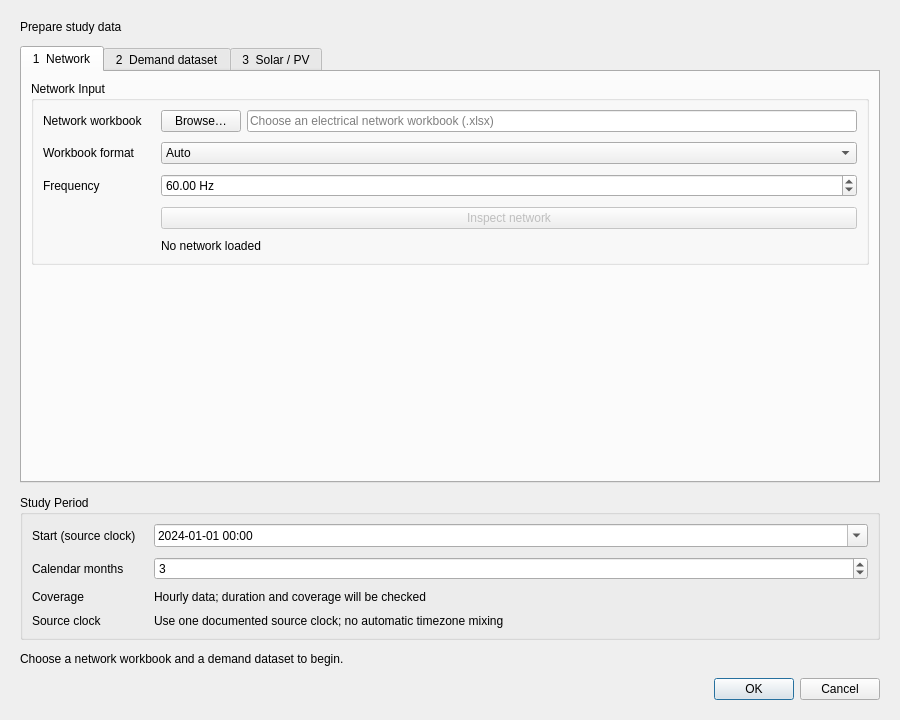
<?xml version='1.0' encoding='UTF-8'?>
<ui version="4.0">
 <class>LoadDataDialog</class>
 <widget class="QDialog" name="LoadDataDialog">
  <property name="geometry">
   <rect>
    <x>0</x>
    <y>0</y>
    <width>900</width>
    <height>720</height>
   </rect>
  </property>
  <property name="windowTitle">
   <string>Load Data</string>
  </property>
  <layout class="QVBoxLayout" name="verticalLayout" stretch="0,0,0,0,0">
   <item>
    <widget class="QLabel" name="lbl_load_help">
     <property name="wordWrap">
      <bool>true</bool>
     </property>
    <property name="text"><string>Prepare study data</string></property><property name="role" stdset="0"><string>title</string></property></widget>
   </item>
   <item>
    <widget class="QTabWidget" name="tabs_data">
     <property name="currentIndex">
      <number>0</number>
     </property>
     <widget class="QWidget" name="tab_network_data">
      <attribute name="title">
       <string>1  Network</string>
      </attribute>
      <layout class="QVBoxLayout" name="verticalLayout_2">
       <item>
        <widget class="QGroupBox" name="group_network_inputs">
         <property name="title">
          <string>Network Input</string>
         </property>
         <layout class="QFormLayout" name="formLayout">
          <item row="0" column="0">
           <widget class="QLabel" name="label">
            <property name="text">
             <string>Network workbook</string>
            </property>
           </widget>
          </item>
          <item row="0" column="1">
           <widget class="QWidget" name="panel_network_file" native="true">
            <layout class="QHBoxLayout" name="horizontalLayout">
             <property name="leftMargin">
              <number>0</number>
             </property>
             <property name="topMargin">
              <number>0</number>
             </property>
             <property name="rightMargin">
              <number>0</number>
             </property>
             <property name="bottomMargin">
              <number>0</number>
             </property>
             <item>
              <widget class="QPushButton" name="btn_browse_network">
               <property name="text"><string>Browse…</string></property></widget>
             </item>
             <item>
              <widget class="QLineEdit" name="edit_network_path">
               <property name="readOnly">
                <bool>true</bool>
               </property>
               <property name="clearButtonEnabled">
                <bool>false</bool>
               </property>
              <property name="placeholderText"><string>Choose an electrical network workbook (.xlsx)</string></property></widget>
             </item>
            </layout>
           </widget>
          </item>
          <item row="1" column="0">
           <widget class="QLabel" name="label_2">
            <property name="text">
             <string>Workbook format</string>
            </property>
           </widget>
          </item>
          <item row="1" column="1">
           <widget class="QComboBox" name="combo_network_format">
            <property name="currentIndex">
             <number>0</number>
            </property>
            <item>
             <property name="text">
              <string>Auto</string>
             </property>
            </item>
            <item>
             <property name="text">
              <string>Project</string>
             </property>
            </item>
            <item>
             <property name="text">
              <string>Bus / Branch</string>
             </property>
            </item>
           </widget>
          </item>
          <item row="2" column="0">
           <widget class="QLabel" name="label_3">
            <property name="text">
             <string>Frequency</string>
            </property>
           </widget>
          </item>
          <item row="2" column="1">
           <widget class="QDoubleSpinBox" name="spin_frequency_hz">
            <property name="specialValueText">
             <string>Set frequency</string>
            </property>
            <property name="keyboardTracking">
             <bool>false</bool>
            </property>
            <property name="suffix">
             <string> Hz</string>
            </property>
            <property name="maximum">
             <double>1000.000000000000000</double>
            </property>
           <property name="value"><double>60</double></property></widget>
          </item>
          <item row="3" column="1">
           <widget class="QPushButton" name="btn_load_network">
            <property name="enabled">
             <bool>false</bool>
            </property>
            <property name="text"><string>Inspect network</string></property></widget>
          </item>
          <item row="4" column="1">
           <widget class="QLabel" name="lbl_network_summary">
            <property name="text">
             <string>No network loaded</string>
            </property>
            <property name="role" stdset="0"><string>hint</string></property><property name="wordWrap"><bool>true</bool></property></widget>
          </item>
         <property name="horizontalSpacing"><number>18</number></property><property name="verticalSpacing"><number>10</number></property></layout>
        </widget>
       </item>
       <item>
        <spacer name="verticalSpacer">
         <property name="orientation">
          <enum>Qt::Orientation::Vertical</enum>
         </property>
         <property name="sizeHint" stdset="0">
          <size>
           <width>20</width>
           <height>265</height>
          </size>
         </property>
        </spacer>
       </item>
      </layout>
     </widget>
     <widget class="QWidget" name="tab_load_data">
      <attribute name="title">
       <string>2  Demand dataset</string>
      </attribute>
      <layout class="QVBoxLayout" name="verticalLayout_6">
       <item>
        <widget class="QWidget" name="panel_load_source" native="true">
         <layout class="QFormLayout" name="formLayout_4">
          <item row="0" column="0">
           <widget class="QLabel" name="label_8">
            <property name="text">
             <string>Demand input</string>
            </property>
           </widget>
          </item>
          <item row="0" column="1">
           <widget class="QComboBox" name="combo_load_source">
            <property name="currentIndex">
             <number>0</number>
            </property>
            <item>
             <property name="text">
              <string>Generate synthetic load</string>
             </property>
            </item>
            <item>
             <property name="text">
              <string>Import prepared GoiEner case folder</string>
             </property>
            </item>
           <property name="enabled"><bool>false</bool></property></widget>
          </item>
         <property name="horizontalSpacing"><number>18</number></property><property name="verticalSpacing"><number>10</number></property></layout>
        <property name="visible"><bool>false</bool></property></widget>
       </item>
       <item>
        <widget class="QWidget" name="panel_load_import" native="true">
         <property name="enabled">
          <bool>false</bool>
         </property>
         <layout class="QHBoxLayout" name="horizontalLayout_4">
          <item>
           <widget class="QPushButton" name="btn_browse_load">
            <property name="text"><string>Choose folder…</string></property></widget>
          </item>
          <item>
           <widget class="QLineEdit" name="edit_load_path">
            <property name="readOnly">
             <bool>true</bool>
            </property>
            <property name="placeholderText"><string>Choose a GoiEner distributed dataset folder</string></property></widget>
          </item>
         </layout>
        </widget>
       </item>
       <item>
        <widget class="QLabel" name="label_9">
         <property name="text"><string>Select one GoiEner case folder, or a parent folder to choose from its cases. All imported history is retained.</string></property><property name="role" stdset="0"><string>hint</string></property><property name="wordWrap"><bool>true</bool></property></widget>
       </item>
       <item>
        <widget class="QGroupBox" name="group_synthetic_load">
         <property name="title">
          <string>Synthetic Demand</string>
         </property>
         <layout class="QFormLayout" name="formLayout_5">
          <item row="0" column="0">
           <widget class="QLabel" name="label_10">
            <property name="text">
             <string>Method</string>
            </property>
           </widget>
          </item>
          <item row="0" column="1">
           <widget class="QLabel" name="lbl_load_method">
            <property name="text">
             <string>Normal hourly statistics from Ali / Shaaban / Sindi (2022), scaled to network base loads</string>
            </property>
            <property name="wordWrap">
             <bool>true</bool>
            </property>
           </widget>
          </item>
          <item row="1" column="0">
           <widget class="QLabel" name="label_11">
            <property name="text">
             <string>Synthetic-load seed</string>
            </property>
           </widget>
          </item>
          <item row="1" column="1">
           <widget class="QSpinBox" name="spin_load_seed">
            <property name="keyboardTracking">
             <bool>false</bool>
            </property>
            <property name="maximum">
             <number>2147483647</number>
            </property>
            <property name="value">
             <number>42</number>
            </property>
           </widget>
          </item>
         <property name="horizontalSpacing"><number>18</number></property><property name="verticalSpacing"><number>10</number></property></layout>
        </widget>
       </item>
       <item>
        <widget class="QLabel" name="lbl_load_status">
         <property name="text">
          <string>Demand input not validated</string>
         </property>
         <property name="role" stdset="0"><string>hint</string></property><property name="wordWrap"><bool>true</bool></property></widget>
       </item>
       <item><widget class="QGroupBox" name="group_dataset_clock"><property name="title"><string>Dataset clock</string></property><layout class="QFormLayout" name="layout_dataset_clock"><item row="0" column="0"><widget class="QLabel" name="lbl_edit_source_clock"><property name="text"><string>Load source clock (IANA/UTC)</string></property></widget></item><item row="0" column="1"><widget class="QLineEdit" name="edit_source_clock"><property name="placeholderText"><string>e.g. UTC or Asia/Riyadh</string></property></widget></item><item row="1" column="0" colspan="2"><widget class="QLabel" name="lbl_clock_hint"><property name="text"><string>Enter the actual clock used by the demand timestamps. This is required when the dataset does not declare one.</string></property><property name="wordWrap"><bool>true</bool></property><property name="role" stdset="0"><string>hint</string></property></widget></item><property name="horizontalSpacing"><number>18</number></property><property name="verticalSpacing"><number>10</number></property></layout></widget></item><item>
        <spacer name="verticalSpacer_3">
         <property name="orientation">
          <enum>Qt::Orientation::Vertical</enum>
         </property>
         <property name="sizeHint" stdset="0">
          <size>
           <width>20</width>
           <height>96</height>
          </size>
         </property>
        </spacer>
       </item>
      </layout>
     </widget>
    <widget class="QWidget" name="tab_pv_data">
      <attribute name="title">
       <string>3  Solar / PV</string>
      </attribute>
      <layout class="QVBoxLayout" name="verticalLayout_3">
       <item>
        <widget class="QScrollArea" name="scroll_pv_data">
         <property name="frameShape">
          <enum>QFrame::Shape::NoFrame</enum>
         </property>
         <property name="widgetResizable">
          <bool>true</bool>
         </property>
         <widget class="QWidget" name="contents_pv_data">
          <property name="geometry">
           <rect>
            <x>0</x>
            <y>0</y>
            <width>840</width>
            <height>530</height>
           </rect>
          </property>
          <layout class="QVBoxLayout" name="verticalLayout_5">
           <item>
            <widget class="QWidget" name="panel_pv_source_fields" native="true">
             <layout class="QFormLayout" name="formLayout_2">
              <item row="0" column="0">
               <widget class="QLabel" name="label_4">
                <property name="text"><string>Historical solar source</string></property></widget>
              </item>
              <item row="0" column="1">
               <widget class="QComboBox" name="combo_pv_source">
                 <item><property name="text"><string>NASA POWER - automatic history</string></property><property name="userData"><string>auto_nasa_power</string></property></item>
                 <item><property name="text"><string>Open-Meteo - automatic history</string></property><property name="userData"><string>auto_open_meteo</string></property></item>
                 <item><property name="text"><string>NASA POWER - irradiance CSV</string></property><property name="userData"><string>nasa_power</string></property></item>
                 <item><property name="text"><string>Open-Meteo - irradiance CSV</string></property><property name="userData"><string>open_meteo</string></property></item>
                 <item><property name="text"><string>Prepared irradiance CSV</string></property><property name="userData"><string>prepared</string></property></item>
                 <item><property name="text"><string>Historical modeled PV power CSV</string></property><property name="userData"><string>power</string></property></item>
                 <item><property name="text"><string>No PV study</string></property><property name="userData"><string>none</string></property></item></widget>
              </item>
              <item row="1" column="0">
               <widget class="QLabel" name="label_5">
                <property name="text"><string>Source file</string></property></widget>
              </item>
              <item row="1" column="1">
               <widget class="QWidget" name="panel_pv_source_file" native="true">
                <layout class="QHBoxLayout" name="horizontalLayout_2">
                 <item>
                  <widget class="QPushButton" name="btn_browse_pv_source">
                   <property name="text"><string>Browse…</string></property></widget>
                 </item>
                 <item>
                  <widget class="QLineEdit" name="edit_pv_source_path"><property name="placeholderText"><string>Choose a NASA POWER hourly irradiance CSV</string></property></widget>
                 </item>
                </layout>
               </widget>
              </item>
             <property name="horizontalSpacing"><number>18</number></property><property name="verticalSpacing"><number>10</number></property></layout>
            </widget>
           </item>
           <item>
            <widget class="QGroupBox" name="group_pv_conversion">
             <layout class="QVBoxLayout" name="verticalLayout_4">
              <item>
               <widget class="QTableWidget" name="table_pv_installations">
                <property name="minimumSize">
                 <size>
                  <width>0</width>
                  <height>100</height>
                 </size>
                </property>
                <property name="selectionMode">
                 <enum>QAbstractItemView::SelectionMode::SingleSelection</enum>
                </property>
                <property name="selectionBehavior">
                 <enum>QAbstractItemView::SelectionBehavior::SelectRows</enum>
                </property>
                <property name="rowCount">
                 <number>1</number>
                </property>
                <row/>
                <column>
                 <property name="text">
                  <string>Bus ID</string>
                 </property>
                </column>
                <column>
                 <property name="text">
                  <string>PV Rating (kW)</string>
                 </property>
                </column>
               <property name="minimumHeight"><number>126</number></property><property name="maximumSize"><size><width>16777215</width><height>148</height></size></property><property name="alternatingRowColors"><bool>true</bool></property></widget>
              </item>
              <item>
               <widget class="QWidget" name="panel_pv_row_buttons" native="true">
                <layout class="QHBoxLayout" name="horizontalLayout_3">
                 <property name="leftMargin">
                  <number>0</number>
                 </property>
                 <property name="topMargin">
                  <number>0</number>
                 </property>
                 <property name="rightMargin">
                  <number>0</number>
                 </property>
                 <property name="bottomMargin">
                  <number>0</number>
                 </property>
                 <item>
                  <widget class="QPushButton" name="btn_add_pv_row">
                   <property name="text">
                    <string>Add PV Row</string>
                   </property>
                  </widget>
                 </item>
                 <item>
                  <widget class="QPushButton" name="btn_remove_pv_row">
                   <property name="text">
                    <string>Remove Selected Row</string>
                   </property>
                  </widget>
                 </item>
                </layout>
               </widget>
              </item>
              <item>
               <widget class="QWidget" name="panel_irradiance_fields" native="true">
                <layout class="QFormLayout" name="formLayout_3">
                 <item row="0" column="0">
                  <widget class="QLabel" name="label_6">
                   <property name="text">
                    <string>Critical irradiance</string>
                   </property>
                  </widget>
                 </item>
                 <item row="0" column="1">
                  <widget class="QDoubleSpinBox" name="spin_critical_irradiance">
                   <property name="specialValueText">
                    <string>Set critical irradiance</string>
                   </property>
                   <property name="keyboardTracking">
                    <bool>false</bool>
                   </property>
                   <property name="maximum">
                    <double>10000.000000000000000</double>
                   </property>
                  </widget>
                 </item>
                 <item row="1" column="0">
                  <widget class="QLabel" name="label_7">
                   <property name="text">
                    <string>Standard Irradiance</string>
                   </property>
                  </widget>
                 </item>
                 <item row="1" column="1">
                  <widget class="QDoubleSpinBox" name="spin_standard_irradiance">
                   <property name="keyboardTracking">
                    <bool>false</bool>
                   </property>
                   <property name="suffix">
                    <string>W/m²</string>
                   </property>
                   <property name="maximum">
                    <double>10000.000000000000000</double>
                   </property>
                   <property name="value">
                    <double>1000.000000000000000</double>
                   </property>
                  </widget>
                 </item>
                <property name="horizontalSpacing"><number>18</number></property><property name="verticalSpacing"><number>10</number></property></layout>
               </widget>
              </item>
             </layout>
            <property name="title"><string>Installed PV capacity</string></property></widget>
           </item>
           <item>
            <widget class="QLabel" name="lbl_pv_status">
             <property name="text">
              <string>PV input not validated</string>
             </property>
             <property name="role" stdset="0"><string>hint</string></property><property name="wordWrap"><bool>true</bool></property></widget>
           </item>
           <item><widget class="QGroupBox" name="group_solar_metadata"><layout class="QGridLayout" name="layout_solar_metadata"><item row="0" column="0"><widget class="QLabel" name="lbl_edit_site_latitude"><property name="text"><string>Latitude (°)</string></property></widget></item><item row="0" column="1"><widget class="QLineEdit" name="edit_site_latitude"><property name="placeholderText"><string>e.g. 24.7136</string></property></widget></item><item row="0" column="2"><widget class="QLabel" name="lbl_edit_site_longitude"><property name="text"><string>Longitude (°)</string></property></widget></item><item row="0" column="3"><widget class="QLineEdit" name="edit_site_longitude"><property name="placeholderText"><string>e.g. 46.6753</string></property></widget></item><item row="1" column="2"><widget class="QLabel" name="lbl_edit_solar_clock"><property name="text"><string>Solar file clock</string></property></widget></item><item row="1" column="3"><widget class="QLineEdit" name="edit_solar_clock"><property name="placeholderText"><string>e.g. UTC — use the source file’s clock</string></property></widget></item><item row="1" column="0"><widget class="QLabel" name="lbl_edit_reference_capacity"><property name="text"><string>Reference (kW)</string></property></widget></item><item row="1" column="1"><widget class="QLineEdit" name="edit_reference_capacity"><property name="placeholderText"><string>Defaults to total installed PV kW</string></property></widget></item><property name="horizontalSpacing"><number>18</number></property><property name="verticalSpacing"><number>10</number></property></layout><property name="title"><string>Common solar reference</string></property></widget></item><item>
            <spacer name="verticalSpacer_2">
             <property name="orientation">
              <enum>Qt::Orientation::Vertical</enum>
             </property>
             <property name="sizeHint" stdset="0">
              <size>
               <width>20</width>
               <height>40</height>
              </size>
             </property>
            </spacer>
           </item>
          </layout>
         </widget>
        </widget>
       </item>
      </layout>
     </widget>
     </widget>
   </item>
   <item>
    <widget class="QGroupBox" name="group_study_period">
     <property name="minimumSize">
      <size>
       <width>0</width>
       <height>0</height>
      </size>
     </property>
     <property name="title">
      <string>Study Period</string>
     </property>
     <layout class="QFormLayout" name="formLayout_6">
      <item row="0" column="0">
       <widget class="QLabel" name="label_12">
        <property name="text">
         <string>Start (source clock)</string>
        </property>
       </widget>
      </item>
      <item row="0" column="1">
       <widget class="QDateEdit" name="date_study_start">
        <property name="displayFormat">
         <string>yyyy-MM-dd HH:mm</string>
        </property>
        <property name="calendarPopup">
         <bool>true</bool>
        </property>
        <property name="date">
         <date>
          <year>2024</year>
          <month>1</month>
          <day>1</day>
         </date>
        </property>
       </widget>
      </item>
      <item row="1" column="0">
       <widget class="QLabel" name="label_13">
        <property name="text">
         <string>Calendar months</string>
        </property>
       </widget>
      </item>
      <item row="1" column="1">
       <widget class="QSpinBox" name="spin_study_months">
        <property name="keyboardTracking">
         <bool>false</bool>
        </property>
        <property name="minimum">
         <number>1</number>
        </property>
        <property name="maximum">
         <number>120</number>
        </property>
        <property name="value">
         <number>3</number>
        </property>
       </widget>
      </item>
      <item row="2" column="0">
       <widget class="QLabel" name="label_14">
        <property name="text">
         <string>Coverage</string>
        </property>
       </widget>
      </item>
      <item row="2" column="1">
       <widget class="QLabel" name="lbl_study_period">
        <property name="text">
         <string>Hourly data; duration and coverage will be checked</string>
        </property>
        <property name="wordWrap">
         <bool>true</bool>
        </property>
       </widget>
      </item>
      <item row="3" column="0">
       <widget class="QLabel" name="label_15">
        <property name="text">
         <string>Source clock</string>
        </property>
       </widget>
      </item>
      <item row="3" column="1">
       <widget class="QLabel" name="lbl_source_clock">
        <property name="text">
         <string>Use one documented source clock; no automatic timezone mixing</string>
        </property>
        <property name="wordWrap">
         <bool>true</bool>
        </property>
       </widget>
      </item>
     <property name="horizontalSpacing"><number>18</number></property><property name="verticalSpacing"><number>10</number></property></layout>
    </widget>
   </item>
   <item>
    <widget class="QLabel" name="lbl_load_validation">
     <property name="role" stdset="0"><string>status</string></property><property name="wordWrap"><bool>true</bool></property><property name="text"><string>Choose a network workbook and a demand dataset to begin.</string></property></widget>
   </item>
   <item>
    <widget class="QDialogButtonBox" name="buttons_load_data">
     <property name="standardButtons">
      <set>QDialogButtonBox::StandardButton::Cancel|QDialogButtonBox::StandardButton::Ok</set>
     </property>
    </widget>
   </item>
  <property name="leftMargin"><number>20</number></property><property name="topMargin"><number>20</number></property><property name="rightMargin"><number>20</number></property><property name="bottomMargin"><number>20</number></property><property name="spacing"><number>12</number></property></layout>
 </widget>
 <resources/>
 <connections>
  <connection>
   <sender>buttons_load_data</sender>
   <signal>rejected()</signal>
   <receiver>LoadDataDialog</receiver>
   <slot>reject()</slot>
   <hints>
    <hint type="sourcelabel">
     <x>769</x>
     <y>615</y>
    </hint>
    <hint type="destinationlabel">
     <x>752</x>
     <y>0</y>
    </hint>
   </hints>
  </connection>
 </connections>
</ui>
